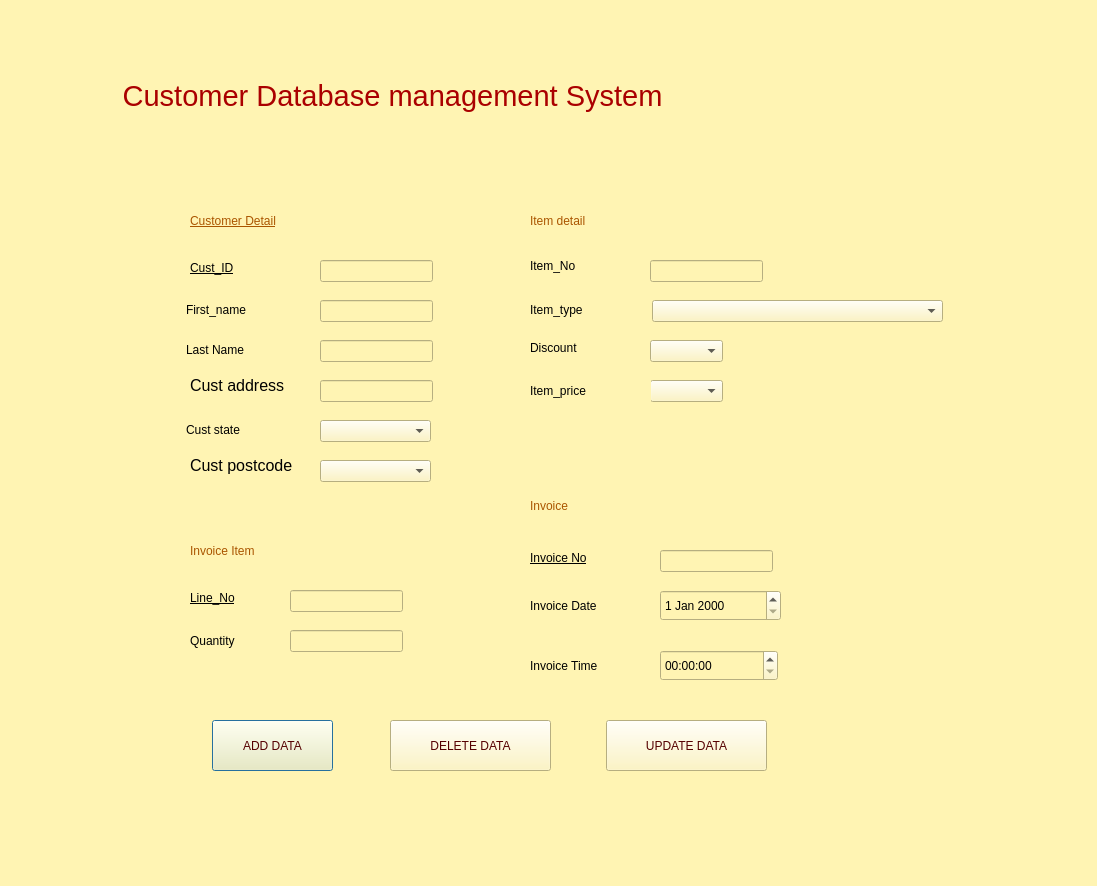
<?xml version="1.0" encoding="UTF-8"?>
<ui version="4.0">
 <class>Dialog</class>
 <widget class="QDialog" name="Dialog">
  <property name="geometry">
   <rect>
    <x>0</x>
    <y>0</y>
    <width>1097</width>
    <height>886</height>
   </rect>
  </property>
  <property name="windowTitle">
   <string>Dialog</string>
  </property>
  <property name="styleSheet">
   <string notr="true">
background-color: rgb(255, 244, 179);</string>
  </property>
  <widget class="QComboBox" name="comboBox">
   <property name="geometry">
    <rect>
     <x>320</x>
     <y>420</y>
     <width>111</width>
     <height>22</height>
    </rect>
   </property>
  </widget>
  <widget class="QTimeEdit" name="timeEdit">
   <property name="geometry">
    <rect>
     <x>660</x>
     <y>650</y>
     <width>118</width>
     <height>31</height>
    </rect>
   </property>
  </widget>
  <widget class="QComboBox" name="comboBox_5">
   <property name="geometry">
    <rect>
     <x>650</x>
     <y>380</y>
     <width>73</width>
     <height>22</height>
    </rect>
   </property>
  </widget>
  <widget class="QLabel" name="label_11">
   <property name="geometry">
    <rect>
     <x>530</x>
     <y>340</y>
     <width>101</width>
     <height>16</height>
    </rect>
   </property>
   <property name="styleSheet">
    <string notr="true">color: rgb(0, 0, 0);

font: 75 12pt &quot;MS Shell Dlg 2&quot;;</string>
   </property>
   <property name="text">
    <string>Discount</string>
   </property>
   <property name="textFormat">
    <enum>Qt::PlainText</enum>
   </property>
  </widget>
  <widget class="QLabel" name="label_13">
   <property name="geometry">
    <rect>
     <x>190</x>
     <y>540</y>
     <width>191</width>
     <height>21</height>
    </rect>
   </property>
   <property name="styleSheet">
    <string notr="true">font: 75 16pt &quot;MS Shell Dlg 2&quot;;
color: rgb(170, 85, 0);</string>
   </property>
   <property name="text">
    <string>Invoice Item</string>
   </property>
  </widget>
  <widget class="QLineEdit" name="lineEdit">
   <property name="geometry">
    <rect>
     <x>320</x>
     <y>260</y>
     <width>113</width>
     <height>22</height>
    </rect>
   </property>
  </widget>
  <widget class="QLineEdit" name="lineEdit_2">
   <property name="geometry">
    <rect>
     <x>320</x>
     <y>300</y>
     <width>113</width>
     <height>22</height>
    </rect>
   </property>
  </widget>
  <widget class="QLabel" name="label_17">
   <property name="geometry">
    <rect>
     <x>530</x>
     <y>550</y>
     <width>121</width>
     <height>16</height>
    </rect>
   </property>
   <property name="styleSheet">
    <string notr="true">font: 75 12pt &quot;MS Shell Dlg 2&quot;;
text-decoration: underline;
color: rgb(0, 0, 0);</string>
   </property>
   <property name="text">
    <string>Invoice No</string>
   </property>
  </widget>
  <widget class="QLineEdit" name="lineEdit_3">
   <property name="geometry">
    <rect>
     <x>320</x>
     <y>340</y>
     <width>113</width>
     <height>22</height>
    </rect>
   </property>
  </widget>
  <widget class="QComboBox" name="comboBox_4">
   <property name="geometry">
    <rect>
     <x>650</x>
     <y>340</y>
     <width>73</width>
     <height>22</height>
    </rect>
   </property>
  </widget>
  <widget class="QLabel" name="label_12">
   <property name="geometry">
    <rect>
     <x>530</x>
     <y>370</y>
     <width>121</width>
     <height>41</height>
    </rect>
   </property>
   <property name="styleSheet">
    <string notr="true">color: rgb(0, 0, 0);

font: 75 12pt &quot;MS Shell Dlg 2&quot;;</string>
   </property>
   <property name="text">
    <string>Item_price</string>
   </property>
   <property name="textFormat">
    <enum>Qt::PlainText</enum>
   </property>
  </widget>
  <widget class="QPushButton" name="pushButton">
   <property name="geometry">
    <rect>
     <x>212</x>
     <y>720</y>
     <width>121</width>
     <height>51</height>
    </rect>
   </property>
   <property name="styleSheet">
    <string notr="true">
font: 75 14pt &quot;MS Shell Dlg 2&quot;;
color: rgb(85, 0, 0);
</string>
   </property>
   <property name="text">
    <string>ADD DATA</string>
   </property>
  </widget>
  <widget class="QLineEdit" name="lineEdit_4">
   <property name="geometry">
    <rect>
     <x>290</x>
     <y>590</y>
     <width>113</width>
     <height>22</height>
    </rect>
   </property>
  </widget>
  <widget class="QLabel" name="label_8">
   <property name="geometry">
    <rect>
     <x>530</x>
     <y>210</y>
     <width>131</width>
     <height>21</height>
    </rect>
   </property>
   <property name="styleSheet">
    <string notr="true">color: rgb(170, 85, 0);
font: 75 16pt &quot;MS Shell Dlg 2&quot;;</string>
   </property>
   <property name="text">
    <string>Item detail</string>
   </property>
   <property name="textFormat">
    <enum>Qt::PlainText</enum>
   </property>
  </widget>
  <widget class="QPushButton" name="pushButton_3">
   <property name="geometry">
    <rect>
     <x>606</x>
     <y>720</y>
     <width>161</width>
     <height>51</height>
    </rect>
   </property>
   <property name="styleSheet">
    <string notr="true">
font: 75 14pt &quot;MS Shell Dlg 2&quot;;
color: rgb(85, 0, 0);
</string>
   </property>
   <property name="text">
    <string>UPDATE DATA</string>
   </property>
  </widget>
  <widget class="QLabel" name="label_19">
   <property name="geometry">
    <rect>
     <x>530</x>
     <y>650</y>
     <width>121</width>
     <height>31</height>
    </rect>
   </property>
   <property name="styleSheet">
    <string notr="true">font: 75 12pt &quot;MS Shell Dlg 2&quot;;

color: rgb(0, 0, 0);</string>
   </property>
   <property name="text">
    <string>Invoice Time</string>
   </property>
  </widget>
  <widget class="QLabel" name="label_16">
   <property name="geometry">
    <rect>
     <x>190</x>
     <y>620</y>
     <width>141</width>
     <height>41</height>
    </rect>
   </property>
   <property name="styleSheet">
    <string notr="true">font: 75 12pt &quot;MS Shell Dlg 2&quot;;
color: rgb(0, 0, 0);
</string>
   </property>
   <property name="text">
    <string>Quantity</string>
   </property>
  </widget>
  <widget class="QLineEdit" name="lineEdit_7">
   <property name="geometry">
    <rect>
     <x>650</x>
     <y>260</y>
     <width>113</width>
     <height>22</height>
    </rect>
   </property>
  </widget>
  <widget class="QLabel" name="label_5">
   <property name="geometry">
    <rect>
     <x>186</x>
     <y>340</y>
     <width>101</width>
     <height>20</height>
    </rect>
   </property>
   <property name="styleSheet">
    <string notr="true">color: rgb(0, 0, 0);

font: 12pt &quot;MS Shell Dlg 2&quot;;

</string>
   </property>
   <property name="text">
    <string>Last Name</string>
   </property>
  </widget>
  <widget class="QComboBox" name="comboBox_3">
   <property name="geometry">
    <rect>
     <x>652</x>
     <y>300</y>
     <width>291</width>
     <height>22</height>
    </rect>
   </property>
  </widget>
  <widget class="QLabel" name="label_10">
   <property name="geometry">
    <rect>
     <x>530</x>
     <y>300</y>
     <width>91</width>
     <height>20</height>
    </rect>
   </property>
   <property name="styleSheet">
    <string notr="true">color: rgb(0, 0, 0);

font: 75 12pt &quot;MS Shell Dlg 2&quot;;</string>
   </property>
   <property name="text">
    <string>Item_type</string>
   </property>
   <property name="textFormat">
    <enum>Qt::PlainText</enum>
   </property>
  </widget>
  <widget class="QLabel" name="label_2">
   <property name="geometry">
    <rect>
     <x>190</x>
     <y>210</y>
     <width>201</width>
     <height>21</height>
    </rect>
   </property>
   <property name="styleSheet">
    <string notr="true">font: 75 16pt &quot;MS Shell Dlg 2&quot;;
text-decoration: underline;

color: rgb(170, 85, 0);</string>
   </property>
   <property name="text">
    <string>Customer Detail</string>
   </property>
  </widget>
  <widget class="QLabel" name="label_3">
   <property name="geometry">
    <rect>
     <x>190</x>
     <y>260</y>
     <width>91</width>
     <height>16</height>
    </rect>
   </property>
   <property name="styleSheet">
    <string notr="true">color: rgb(0, 0, 0);
text-decoration: underline;
font: 12pt &quot;MS Shell Dlg 2&quot;;

</string>
   </property>
   <property name="text">
    <string>Cust_ID</string>
   </property>
  </widget>
  <widget class="QLabel" name="label_15">
   <property name="geometry">
    <rect>
     <x>190</x>
     <y>590</y>
     <width>91</width>
     <height>16</height>
    </rect>
   </property>
   <property name="styleSheet">
    <string notr="true">font: 75 12pt &quot;MS Shell Dlg 2&quot;;
color: rgb(0, 0, 0);
text-decoration: underline;</string>
   </property>
   <property name="text">
    <string>Line_No</string>
   </property>
  </widget>
  <widget class="QLabel" name="label_14">
   <property name="geometry">
    <rect>
     <x>530</x>
     <y>490</y>
     <width>201</width>
     <height>31</height>
    </rect>
   </property>
   <property name="styleSheet">
    <string notr="true">font: 75 16pt &quot;MS Shell Dlg 2&quot;;
color: rgb(170, 85, 0);</string>
   </property>
   <property name="text">
    <string>Invoice</string>
   </property>
  </widget>
  <widget class="QLabel" name="label_18">
   <property name="geometry">
    <rect>
     <x>530</x>
     <y>590</y>
     <width>121</width>
     <height>31</height>
    </rect>
   </property>
   <property name="styleSheet">
    <string notr="true">font: 75 12pt &quot;MS Shell Dlg 2&quot;;

color: rgb(0, 0, 0);</string>
   </property>
   <property name="text">
    <string>Invoice Date</string>
   </property>
  </widget>
  <widget class="QDateEdit" name="dateEdit">
   <property name="geometry">
    <rect>
     <x>660</x>
     <y>590</y>
     <width>121</width>
     <height>31</height>
    </rect>
   </property>
  </widget>
  <widget class="QLabel" name="label_7">
   <property name="geometry">
    <rect>
     <x>186</x>
     <y>420</y>
     <width>101</width>
     <height>20</height>
    </rect>
   </property>
   <property name="styleSheet">
    <string notr="true">color: rgb(0, 0, 0);

font: 12pt &quot;MS Shell Dlg 2&quot;;

</string>
   </property>
   <property name="text">
    <string>Cust state</string>
   </property>
  </widget>
  <widget class="QLabel" name="label_4">
   <property name="geometry">
    <rect>
     <x>186</x>
     <y>300</y>
     <width>111</width>
     <height>20</height>
    </rect>
   </property>
   <property name="styleSheet">
    <string notr="true">color: rgb(0, 0, 0);

font: 12pt &quot;MS Shell Dlg 2&quot;;

</string>
   </property>
   <property name="text">
    <string>First_name</string>
   </property>
  </widget>
  <widget class="QPushButton" name="pushButton_2">
   <property name="geometry">
    <rect>
     <x>390</x>
     <y>720</y>
     <width>161</width>
     <height>51</height>
    </rect>
   </property>
   <property name="styleSheet">
    <string notr="true">
font: 75 14pt &quot;MS Shell Dlg 2&quot;;
color: rgb(85, 0, 0);
</string>
   </property>
   <property name="text">
    <string>DELETE DATA</string>
   </property>
  </widget>
  <widget class="QLineEdit" name="lineEdit_5">
   <property name="geometry">
    <rect>
     <x>290</x>
     <y>630</y>
     <width>113</width>
     <height>22</height>
    </rect>
   </property>
  </widget>
  <widget class="QLineEdit" name="lineEdit_6">
   <property name="geometry">
    <rect>
     <x>660</x>
     <y>550</y>
     <width>113</width>
     <height>22</height>
    </rect>
   </property>
  </widget>
  <widget class="QLabel" name="label_9">
   <property name="geometry">
    <rect>
     <x>530</x>
     <y>250</y>
     <width>91</width>
     <height>31</height>
    </rect>
   </property>
   <property name="styleSheet">
    <string notr="true">color: rgb(0, 0, 0);

font: 75 12pt &quot;MS Shell Dlg 2&quot;;</string>
   </property>
   <property name="text">
    <string>Item_No</string>
   </property>
   <property name="textFormat">
    <enum>Qt::PlainText</enum>
   </property>
  </widget>
  <widget class="QLabel" name="label">
   <property name="geometry">
    <rect>
     <x>190</x>
     <y>450</y>
     <width>131</width>
     <height>31</height>
    </rect>
   </property>
   <property name="font">
    <font>
     <pointsize>12</pointsize>
     <weight>50</weight>
     <bold>false</bold>
    </font>
   </property>
   <property name="text">
    <string>Cust postcode</string>
   </property>
  </widget>
  <widget class="QComboBox" name="comboBox_2">
   <property name="geometry">
    <rect>
     <x>320</x>
     <y>460</y>
     <width>111</width>
     <height>22</height>
    </rect>
   </property>
  </widget>
  <widget class="QLineEdit" name="lineEdit_8">
   <property name="geometry">
    <rect>
     <x>320</x>
     <y>380</y>
     <width>113</width>
     <height>22</height>
    </rect>
   </property>
  </widget>
  <widget class="QLabel" name="label_6">
   <property name="geometry">
    <rect>
     <x>190</x>
     <y>370</y>
     <width>121</width>
     <height>31</height>
    </rect>
   </property>
   <property name="font">
    <font>
     <pointsize>12</pointsize>
    </font>
   </property>
   <property name="text">
    <string>Cust address</string>
   </property>
  </widget>
  <widget class="QLabel" name="label_20">
   <property name="geometry">
    <rect>
     <x>10</x>
     <y>0</y>
     <width>1031</width>
     <height>191</height>
    </rect>
   </property>
   <property name="font">
    <font>
     <family>MS Shell Dlg 2</family>
     <pointsize>22</pointsize>
     <weight>9</weight>
     <italic>false</italic>
     <bold>false</bold>
    </font>
   </property>
   <property name="styleSheet">
    <string notr="true">color: rgb(170, 0, 0);

font: 75 8pt &quot;MS Shell Dlg 2&quot;;
font: 75 22pt &quot;MS Shell Dlg 2&quot;;</string>
   </property>
   <property name="text">
    <string>              Customer Database management System</string>
   </property>
  </widget>
 </widget>
 <resources/>
 <connections/>
</ui>
